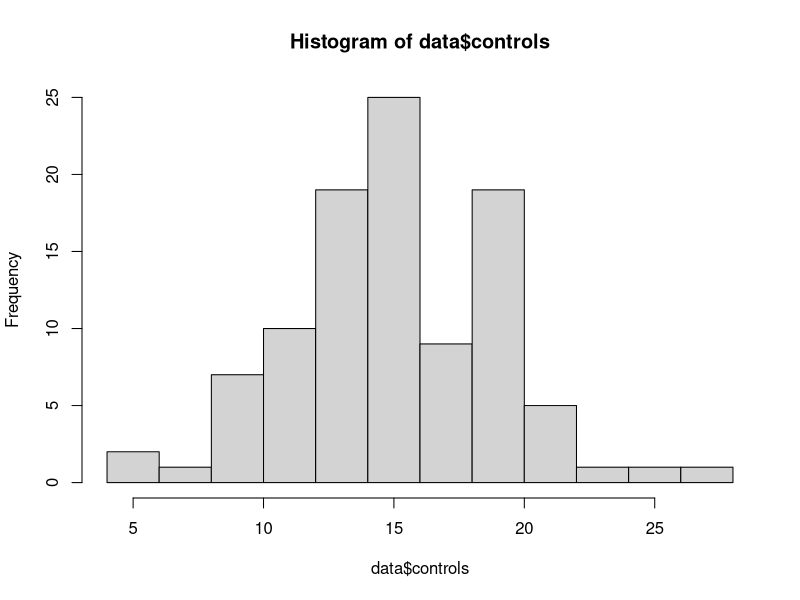
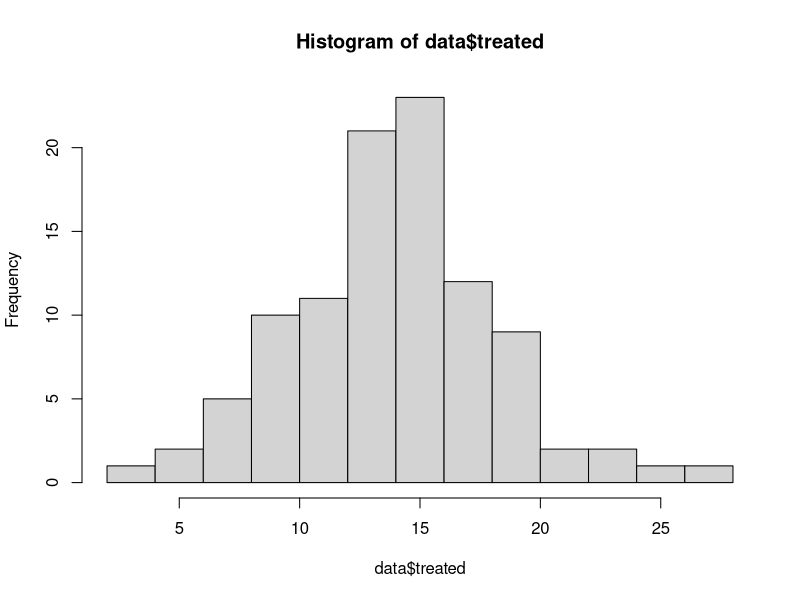
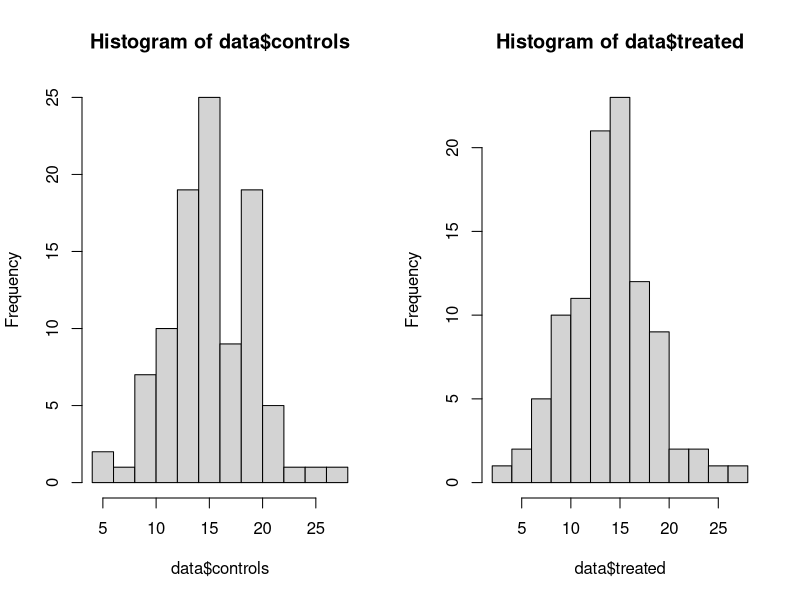
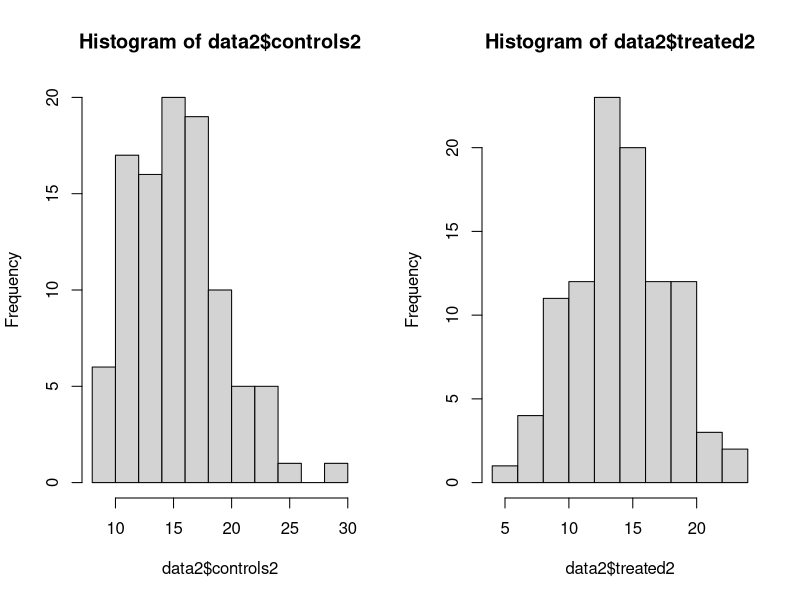
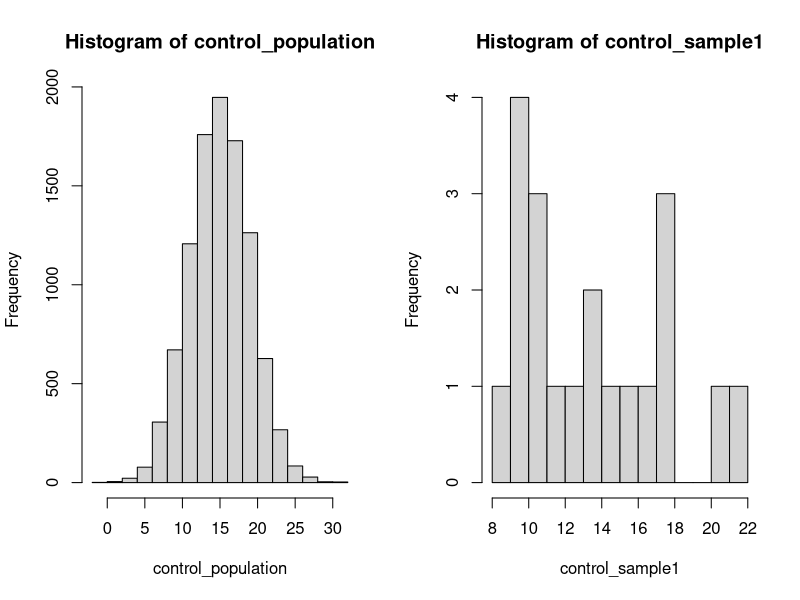
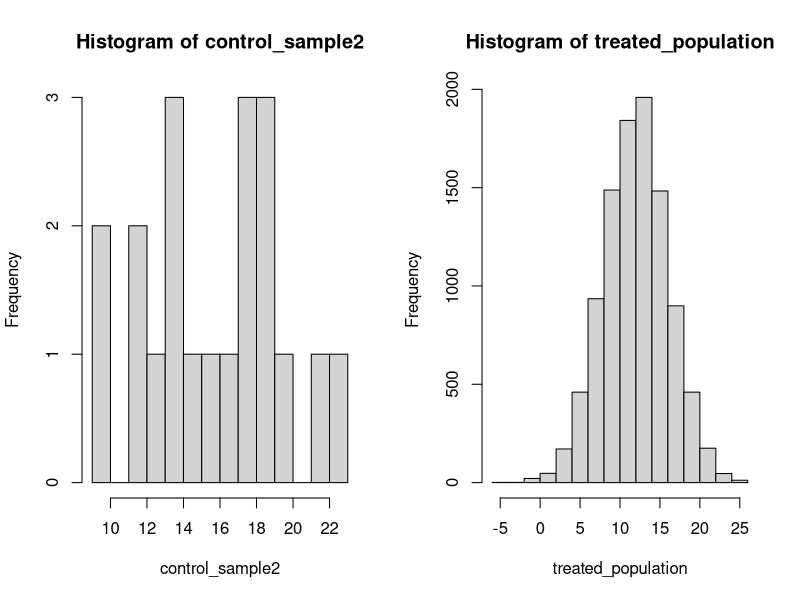
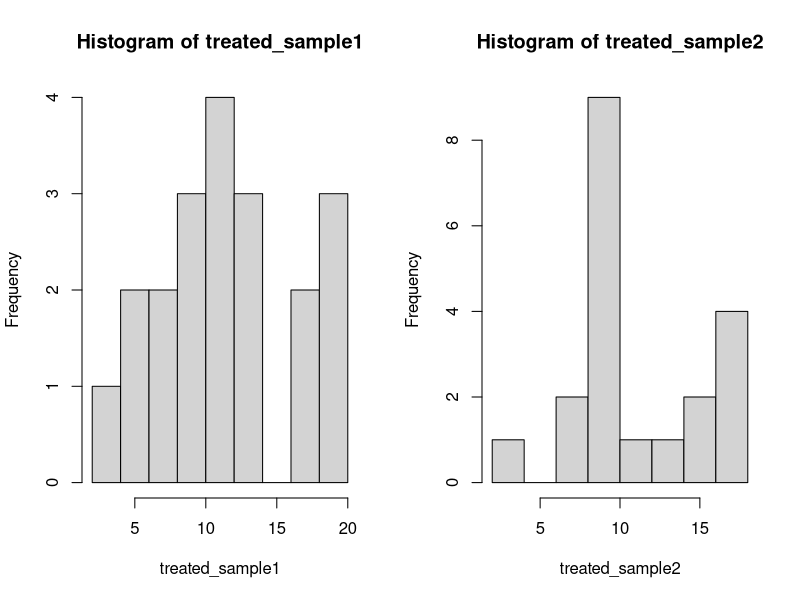
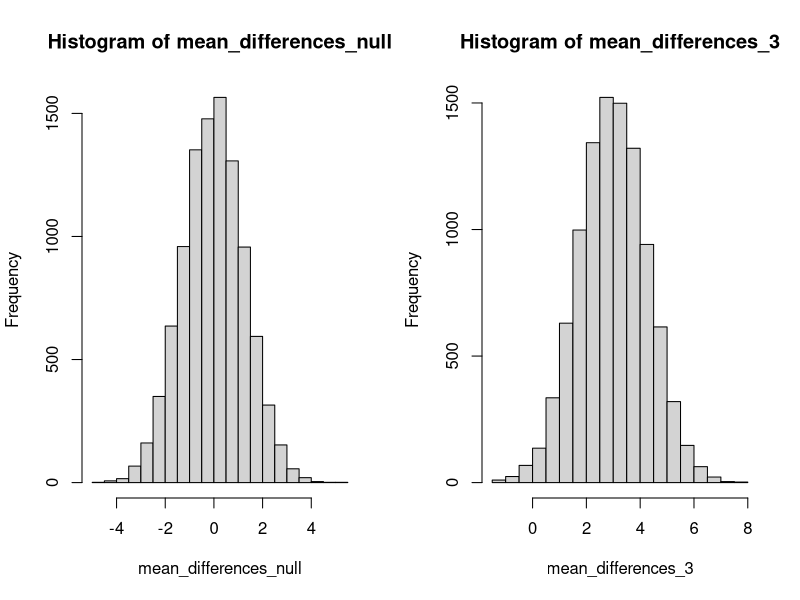

Here is the R script that generated these plots, in order:
## ---- chunk 1
data <- read.csv('phq9_data.csv')
data
## ---- chunk 2
hist(data$controls, breaks=10)
## ---- chunk 3
hist(data$treated, breaks=10)
## ---- chunk 4
# Two plots side by side.
par(mfrow=c(1,2))
hist(data$controls, breaks=10)
hist(data$treated, breaks=10)
## ---- chunk 5
summary(data)
## ---- chunk 6
data2 <- read.csv('phq9_data2.csv')
data2
## ---- chunk 7
# Two plots side by side.
par(mfrow=c(1,2))
hist(data2$controls2)
hist(data2$treated2)
## ---- chunk 8
summary(data2)
## ---- chunk 9
t.test(data2$controls2, data2$treated2)
## ---- chunk 10
control_population <- rnorm(10000, 15, 4)
hist(control_population)
## ---- chunk 11
control_sample1 <- sample(control_population, 20)
hist(control_sample1, breaks=10)
## ---- chunk 12
control_sample2 <- sample(control_population, 20)
hist(control_sample2, breaks=10)
## ---- chunk 13
mean(control_sample1)
mean(control_sample2)
## ---- chunk 14
treated_population <- rnorm(10000, 12, 4)
hist(treated_population)
## ---- chunk 15
mean(control_population) - mean(treated_population)
## ---- chunk 16
treated_sample1 <- sample(treated_population, 20)
treated_sample2 <- sample(treated_population, 20)
par(mfrow=c(1, 2))
hist(treated_sample1, breaks=10)
hist(treated_sample2, breaks=10)
## ---- chunk 17
mean(treated_sample1)
mean(treated_sample2)
## ---- chunk 18
controls <- sample(control_population, 20)
## ---- chunk 19
treated <- sample(treated_population, 20)
## ---- chunk 20
mean_diff <- mean(controls) - mean(treated)
mean_diff
## ---- chunk 21
t.test(controls, treated)
## ---- chunk 22
# Testing for differences, when there is no population difference.
mean_differences_null <- numeric(10000)
p_values_null <- numeric(10000)
for (i in 1:10000) {  # Repeat stuff between {} 10000 times.
  # You've seen this above. We're just repeating it 10000 times.
  controls <- sample(control_population, 20)  # Sample from the control group.
  treated <- sample(control_population, 20)  # Another from the control group.
  # What is the difference between the sample means?
  mean_diff <- mean(controls) - mean(treated)
  # What does the t-test say?
  test_result <- t.test(controls, treated)
  # Store the results from this trial
  # Store the mean difference.
  mean_differences_null[i] <- mean_diff
  # Store the t-test p value.
  p_values_null[i] <- test_result$p.value
  # The } next says "go back to the { above, and repeat".
}
## ---- chunk 23
mean(mean_differences_null)
sd(mean_differences_null)
## ---- chunk 24
hist(mean_differences_null)
## ---- chunk 25
# Select just the mean differences where the p values was < 0.05
significant_diffs_null <- mean_differences_null[p_values_null < 0.05]
# How many of the differences were significant?
n_sig_null <- length(significant_diffs_null)
n_sig_null
## ---- chunk 26
n_sig_null / 10000
## ---- chunk 27
mean_differences_3 <- numeric(10000)
p_values_3 <- numeric(10000)
for (i in 1:10000) {  # Repeat stuff between {} 10000 times.
  # You've seen this above. We're just repeating it 10000 times.
  controls <- sample(control_population, 20)
  treated <- sample(treated_population, 20)
  mean_diff <- mean(controls) - mean(treated)
  test_result <- t.test(controls, treated)
  # Store the results from this trial
  mean_differences_3[i] <- mean_diff
  p_values_3[i] <- test_result$p.value
}
length(mean_differences_3)
## ---- chunk 28
hist(mean_differences_3)
## ---- chunk 29
mean(mean_differences_3)
sd(mean_differences_3)
## ---- chunk 30
# Select just the significant differences
significant_diffs_3 <- mean_differences_3[p_values_3 < 0.05]
length(significant_diffs_3)
## ---- chunk 31
# 10000 is the number of simulations.
p_sig_3 <- length(significant_diffs_3) / 10000 
p_sig_3
## ---- chunk 32
# Fancy plotting code.   Don't worry about this chunk.
md_hist <- hist(mean_differences_3, plot=FALSE)
p_hist <- hist(significant_diffs_3, breaks=md_hist$breaks, plot=FALSE)
# Make some color definitions for the plots
lt_blue <- rgb(173, 216, 230, max=255, alpha=80, names="lt.blue")
lt_pink <- rgb(255, 192, 203, max=255, alpha=80, names="lt.pink")
# All mean differences (significant or not).
plot(md_hist, col=lt_blue, main='All and significant mean differences')
# Just the differences where the p-value is "significant".
plot(p_hist, col=lt_pink, add=TRUE)
## ---- chunk 33
p_sig_3
## ---- chunk 34
# Chances that we will miss an effect when it is there in the population.
beta_3 <- 1 - p_sig_3
beta_3
## ---- chunk 35
mean_differences_10 <- numeric(10000)
p_values_10 <- numeric(10000)
for (i in 1:10000) {  # Repeat stuff between {} 10000 times.
  # You've seen this above. We're just repeating it 10000 times.
  controls <- sample(control_population, 10)  # Just 10 patients.
  treated <- sample(treated_population, 10)  # Just 10 patients
  mean_diff <- mean(controls) - mean(treated)
  test_result <- t.test(controls, treated)
  # Store the results from this trial
  mean_differences_10[i] <- mean_diff
  p_values_10[i] <- test_result$p.value
}
## ---- chunk 36
hist(mean_differences_10)
## ---- chunk 37
mean(mean_differences_10)
sd(mean_differences_10)
## ---- chunk 38
significant_diffs_10 <- mean_differences_10[p_values_10 < 0.05]
p_sig_10 <- length(significant_diffs_10) / 10000
p_sig_10
## ---- chunk 39
# Plotting again.
md_hist <- hist(mean_differences_10, plot=FALSE)
p_hist <- hist(significant_diffs_10, breaks=md_hist$breaks, plot=FALSE)
plot(md_hist, col=lt_blue, main='All and significant mean differences; n=10')
plot(p_hist, col=lt_pink, add=TRUE)
## ---- chunk 40
# Chance of missing
beta_n10 <- 1 - p_sig_10
beta_n10
## ---- chunk 41
controls <- sample(control_population, 20)
treated <- sample(treated_population, 20)
mean_diff <- mean(controls) - mean(treated)
mean_diff
## ---- chunk 42
mean(mean_differences_3)
## ---- chunk 43
# Mean of the differences, restricted to the experiments where the t-test was
# significant.
mean(significant_diffs_3)
## ---- chunk 44
0.99 * 0.08
